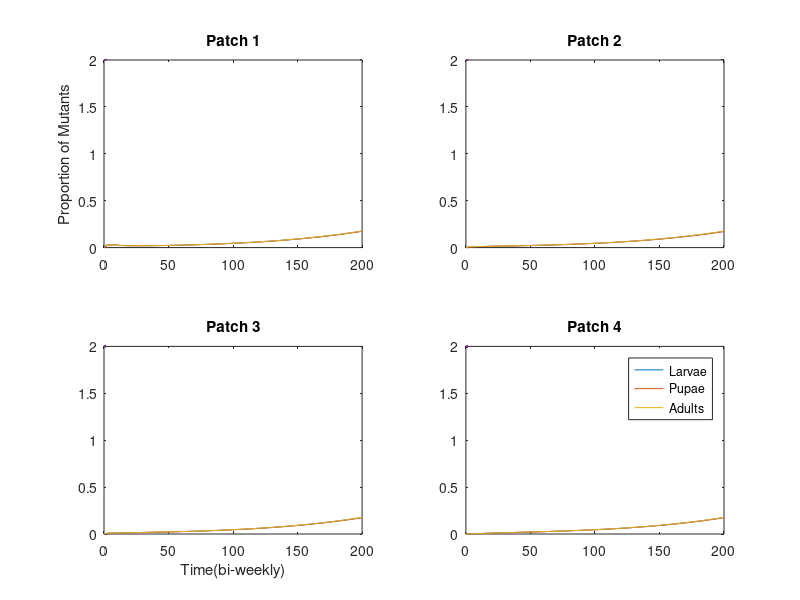

Source code (MATLAB):
%4-Cup Dispersal w/ LPA Model
%adding direct cost to dispersal

b = 20;
mu_a = 0.0842;
mu_l = 0.6053;
c_ea = 0.0179;
c_el = 0.0003;
c_pa = 0.0;
gammaR = 0.3; % chance of adult leaving any patch
gammaM = 0.1; % chance of mutant adult leaving any patch
Eps = 0.1; % chance of adult dying from dispersal

MaxT = 200;

DF1 = zeros(MaxT+1,4);
DF1(:,1) = 0:MaxT;
DF1(1,:) = [0, 0, 0, 50];
DF2 = zeros(MaxT+1,4);
DF2(:,1) = 0:MaxT;
DF2(1,:) = [0, 0, 0, 0];
DF3 = zeros(MaxT+1,4);
DF3(:,1) = 0:MaxT;
DF3(1,:) = [0, 0, 0, 0];
DF4 = zeros(MaxT+1,4);
DF4(:,1) = 0:MaxT;
DF4(1,:) = [0, 0, 0, 0];

DF1M = zeros(MaxT+1,4);
DF1M(:,1) = 0:MaxT;
DF1M(1,:) = [0, 0, 0, 1];
DF2M = zeros(MaxT+1,4);
DF2M(:,1) = 0:MaxT;
DF2M(1,:) = [0, 0, 0, 0];
DF3M = zeros(MaxT+1,4);
DF3M(:,1) = 0:MaxT;
DF3M(1,:) = [0, 0, 0, 0];
DF4M = zeros(MaxT+1,4);
DF4M(:,1) = 0:MaxT;
DF4M(1,:) = [0, 0, 0, 0];

for i = 2:MaxT+1
    DF1(i,2)= b*DF1(i-1,4)*exp(-c_ea*(DF1(i-1,4)+DF1M(i-1,4))-c_el*(DF1(i-1,2)+DF1M(i-1,2)));
    DF1(i,3)= (1-mu_l)*DF1(i-1,2);
    DF1(i,4) = DF1(i-1,3)*exp(-c_pa*(DF1(i-1,4)+DF1M(i-1,4)))+((1-mu_a)*(1-gammaR))*DF1(i-1,4)+1/2*(DF2(i-1,4)+DF3(i-1,4))*gammaR*(1-mu_a)*(1-Eps);
    
    DF2(i,2)= b*DF2(i-1,4)*exp(-c_ea*(DF2(i-1,4)+DF2M(i-1,4))-c_el*(DF2(i-1,2)+DF2M(i-1,2)));
    DF2(i,3)= (1-mu_l)*DF2(i-1,2);
    DF2(i,4) = DF2(i-1,3)*exp(-c_pa*(DF2(i-1,4)+DF2M(i-1,4)))+((1-mu_a)*(1-gammaR))*DF2(i-1,4)+1/2*(DF4(i-1,4)+DF1(i-1,4))*gammaR*(1-mu_a)*(1-Eps);
    
    DF3(i,2)= b*DF3(i-1,4)*exp(-c_ea*(DF3(i-1,4)+DF3M(i-1,4))-c_el*(DF3(i-1,2)+DF3M(i-1,2)));
    DF3(i,3)= (1-mu_l)*DF3(i-1,2);
    DF3(i,4) = DF3(i-1,3)*exp(-c_pa*(DF3(i-1,4)+DF3M(i-1,4)))+((1-mu_a)*(1-gammaR))*DF3(i-1,4)+1/2*(DF1(i-1,4)+DF4(i-1,4))*gammaR*(1-mu_a)*(1-Eps);
    
    DF4(i,2)= b*DF4(i-1,4)*exp(-c_ea*(DF4(i-1,4)+DF4M(i-1,4))-c_el*(DF4(i-1,2)+DF4M(i-1,2)));
    DF4(i,3)= (1-mu_l)*DF4(i-1,2);
    DF4(i,4) = DF4(i-1,3)*exp(-c_pa*(DF4(i-1,4)+DF4M(i-1,4)))+((1-mu_a)*(1-gammaR))*DF4(i-1,4)+1/2*(DF3(i-1,4)+DF2(i-1,4))*gammaR*(1-mu_a)*(1-Eps);
    
    
    DF1M(i,2)= b*DF1M(i-1,4)*exp(-c_ea*(DF1(i-1,4)+DF1M(i-1,4))-c_el*(DF1(i-1,2)+DF1M(i-1,2)));
    DF1M(i,3)= (1-mu_l)*DF1M(i-1,2);
    DF1M(i,4) = DF1M(i-1,3)*exp(-c_pa*(DF1(i-1,4)+DF1M(i-1,4)))+((1-mu_a)*(1-gammaM))*DF1M(i-1,4)+1/2*(DF2M(i-1,4)+DF3M(i-1,4))*gammaM*(1-mu_a)*(1-Eps);
    
    DF2M(i,2)= b*DF2M(i-1,4)*exp(-c_ea*(DF2(i-1,4)+DF2M(i-1,4))-c_el*(DF2(i-1,2)+DF2M(i-1,4)));
    DF2M(i,3)= (1-mu_l)*DF2M(i-1,2);
    DF2M(i,4) = DF2M(i-1,3)*exp(-c_pa*(DF2(i-1,4)+DF2M(i-1,4)))+((1-mu_a)*(1-gammaM))*DF2M(i-1,4)+1/2*(DF4M(i-1,4)+DF1M(i-1,4))*gammaM*(1-mu_a)*(1-Eps);
    
    DF3M(i,2)= b*DF3M(i-1,4)*exp(-c_ea*(DF3(i-1,4)+DF3M(i-1,4))-c_el*(DF3(i-1,2)+DF3M(i-1,2)));
    DF3M(i,3)= (1-mu_l)*DF3M(i-1,2);
    DF3M(i,4) = DF3M(i-1,3)*exp(-c_pa*(DF3(i-1,4)+DF3M(i-1,4)))+((1-mu_a)*(1-gammaM))*DF3M(i-1,4)+1/2*(DF1M(i-1,4)+DF4M(i-1,4))*gammaM*(1-mu_a)*(1-Eps);
    
    DF4M(i,2)= b*DF4M(i-1,4)*exp(-c_ea*(DF4(i-1,4)+DF4M(i-1,4))-c_el*(DF4(i-1,2)+DF4M(i-1,2)));
    DF4M(i,3)= (1-mu_l)*DF4M(i-1,2);
    DF4M(i,4) = DF4M(i-1,3)*exp(-c_pa*(DF4(i-1,4)+DF4M(i-1,4)))+((1-mu_a)*(1-gammaM))*DF4M(i-1,4)+1/2*(DF3M(i-1,4)+DF2M(i-1,4))*gammaM*(1-mu_a)*(1-Eps);
end

% figure(2);
% subplot(2,2,1);
% x1 = DF1(:,1);
% y1 = DF1(:,2:4);
% plot(x1,y1, linewidth=2)
% 
% hold on
% x1m = DF1M(:,1);
% y1m = DF1M(:,2:4);
% plot(x1m,y1m,linewidth=2)
% hold off
% 
% title('Patch 1')
% xlabel('Time(Weeks)')
% ylabel('Population')
% ax = gca;
% comm.ax = ax.YLim;
% 
% subplot(2,2,2); 
% x2 = DF2(:,1);
% y2 = DF2(:,2:4);
% plot(x2,y2)
% title('Patch 2')
% ax = gca;
% ax.YLim = comm.ax;
% 
% subplot(2,2,3);
% x3 = DF3(:,1);
% y3 = DF3(:,2:4);
% plot(x3,y3)
% title('Patch 3')
% ax = gca;
% ax.YLim = comm.ax;
% 
% subplot(2,2,4); 
% x4 = DF4(:,1);
% y4 = DF4(:,2:4);
% plot(x4,y4)
% title('Patch 4')
% ax = gca;
% ax.YLim = comm.ax;

% PROPORTION
figure(1);
y1p = zeros(size(DF1));
subplot(2,2,1);
x1p = DF1M(:,1); 
y1p(:,2:4) = DF1M(:,2:4)./(DF1M(:,2:4) + DF1(:,2:4));
y1p(isnan(y1p)) = 0;
plot(x1p,y1p(:,2:4), linewidth = 2)
title('Patch 1')
ylabel('Proportion of Mutants')

y2p = zeros(size(DF1));
subplot(2,2,2);
x2p = DF2M(:,1); %Proportion of population are mutants.
y2p(:,2:4) = DF2M(:,2:4)./(DF2M(:,2:4) + DF2(:,2:4));
y2p(isnan(y2p)) = 0;
plot(x2p,y2p(:,2:4), linewidth = 2)
title('Patch 2')

y3p = zeros(size(DF1));
subplot(2,2,3);
x3p = DF3M(:,1); %Proportion of population are mutants.
y3p(:,2:4) = DF3M(:,2:4)./(DF3M(:,2:4) + DF3(:,2:4));
y3p(isnan(y3p)) = 0;
plot(x3p,y3p(:,2:4), linewidth = 2)
title('Patch 3')
xlabel('Time(bi-weekly)')

y4p = zeros(size(DF1));
subplot(2,2,4);
x4p = DF4M(:,1); %Proportion of population are mutants.
y4p(:,2:4) = DF4M(:,2:4)./(DF4M(:,2:4) + DF4(:,2:4));
y4p(isnan(y4p)) = 0;
plot(x4p,y4p(:,2:4), linewidth = 2)
title('Patch 4')
lgnd = legend('Larvae','Pupae','Adults')